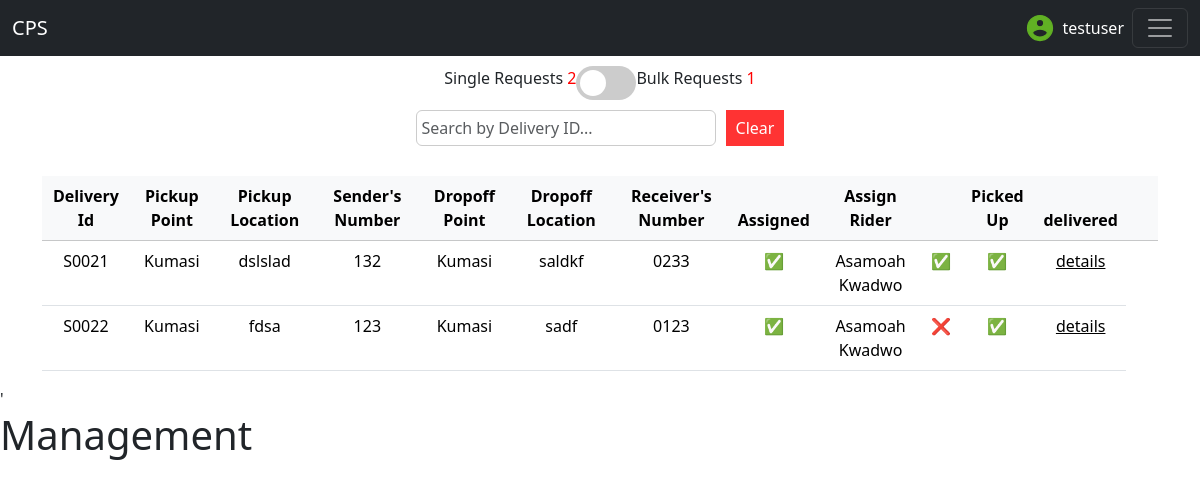
The page /pastRequests/ (signed in) on the database as committed earlier.
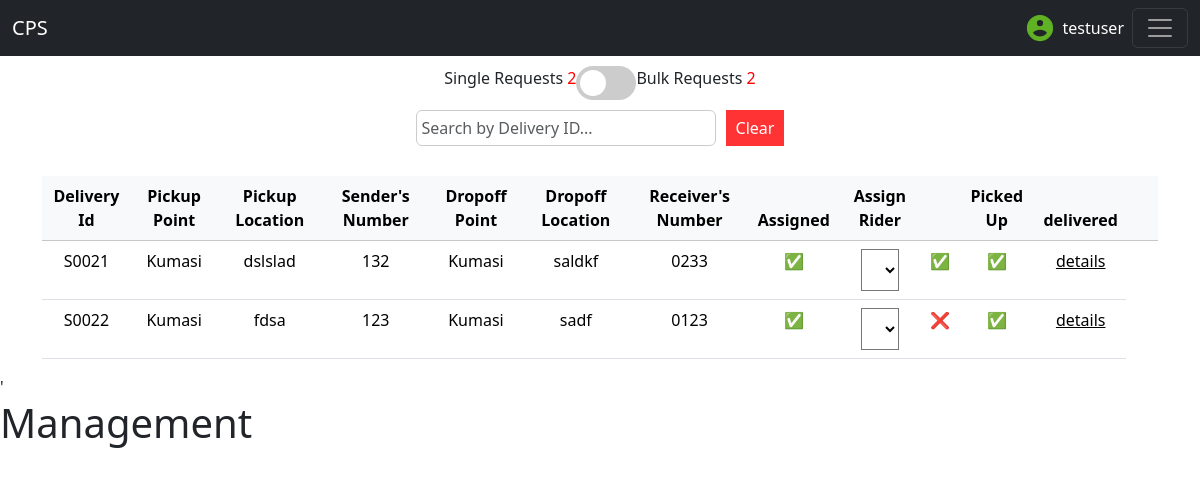
The same page on the database as committed later.
### delivery/models.py (models this page shows)
class DeliveryRequest(models.Model):
    class ProductChoices(models.TextChoices):
        FOOD = 'Food', 'Food'
        ITEM = 'item', 'item'
    class DeliveryLocations(models.TextChoices):
        KUMASI = 'Kumasi', 'Kumasi'
        ACCRA = 'Accra', 'Accra'
        SUNYANI = 'Sunyani', 'Sunyani'
        TAKORADI = 'Takoradi', 'Takoradi'
        KOFORIDUA = 'Koforidua', 'Koforidua'
        TECHIMAN = 'Techiman', 'Techiman'
        TAMALE = 'Tamale', 'Tamale'
    class PickupLocations(models.TextChoices):
        KUMASI = 'Kumasi', 'Kumasi'
    class DeliverySpeed(models.TextChoices):
        SAME = 'Same day delivery', 'Same day delivery'
        NEXT = 'Next day delivery', 'Next day delivery'
        EXPRESS = 'Express delivery', 'Express delivery'
    user = models.ForeignKey(User,on_delete=models.CASCADE,null=True,blank=True)
    unique_id = models.UUIDField(default=uuid.uuid4,editable=False,unique=True)
    orderQuantity = models.PositiveIntegerField()
    product = models.CharField(max_length=255,null=True,blank=True, choices=ProductChoices.choices,default=ProductChoices.ITEM)
    pickupNumber = models.PositiveIntegerField()
    deliveryPoint = models.CharField(max_length=10,choices=DeliveryLocations.choices,default=DeliveryLocations.KUMASI)
    dropoffLocation = models.CharField(max_length=255,null=True)
    dropoffNumber = models.PositiveIntegerField()
    dropoffName = models.CharField(max_length=255,null=True)
    pickupPoint = models.CharField(max_length=10, choices=PickupLocations.choices,default=PickupLocations.KUMASI)
    pickupLocation = models.CharField(max_length=255,null=True)
    deliverySpeed = models.CharField(max_length=17,choices=DeliverySpeed.choices,default=DeliverySpeed.SAME)
    additionalInfo = models.TextField(blank=True,null=True)
    delivered = models.BooleanField(default=False)
    assigned = models.BooleanField(default=False)
    enroute = models.BooleanField(default=False)
    pickedUp = models.BooleanField(default=False)
    date_created = models.DateTimeField(auto_now_add=True)
    rider = models.ForeignKey(Rider,on_delete=models.SET_DEFAULT,related_name='assignments',default=None,null=True,blank=True)
    restaurantOrder = models.OneToOneField(RestaurantOrder,default=None,null=True,blank=True,on_delete=models.CASCADE)
    deliveryFee = models.CharField(max_length=255,null=True,blank=True)
    date = models.CharField(max_length=255,default='sdfsadf',null=True)
    canceled = models.BooleanField(default=False)
    @property
    def id_curator(self):
        id_value = str(self.id)
        start = ''
        if len(id_value) < 4:
            for i in range(4-len(id_value)):
                start += '0'
            return 'S'+str(start+id_value)
        else:
            return 'S'+str(id_value)

class Rider(models.Model):
    unique_id = models.UUIDField(default=uuid.uuid4,editable=False,unique=True)
    name = models.CharField(max_length=255)
    phone = models.PositiveIntegerField()
    assigned = models.BooleanField(default=False)
    user = models.OneToOneField(User,on_delete=models.CASCADE,default=None,null=True,related_name='rider')
    def __str__(self):
        return f'{self.name}'

### adminConsole/views.py (the view)
# urls.py: path('pastRequests/',pastProcessedRequest,name='pastProcessedRequest'),
@login_required(login_url='/login/')
def pastProcessedRequest(request):
    DeliveryRequests = DeliveryRequest.objects.filter(delivered=True).order_by('id')
    BulkDeliveryRequests = BulkDeliveryRequest.objects.filter(delivered=True).order_by('id')
    print(DeliveryRequests)
    context ={
        'DeliveryRequests':DeliveryRequests,
        'BulkDeliveryRequests':BulkDeliveryRequests,
    }
    return render(request,'html/pastProcessedRequest.html',context)

### adminConsole/templatetags/adminConsole_extras.py (called while the page is built)
@register.filter
def split(arg1,arg2):
    return arg1[0:arg2]

### delivery/models.py (called while the page is built)
    @property
    def id_curator(self):
        id_value = str(self.id)
        start = ''
        if len(id_value) < 4:
            for i in range(4-len(id_value)):
                start += '0'
            return 'B'+str(start+id_value)
        else:
            return 'B'+str(id_value)

### adminConsole/templates/html/pastProcessedRequest.html (shortened to what the changed rows need)
{% load static %}
{% load adminConsole_extras %}
<!DOCTYPE html>
<html lang="en">
<head>
    <link href="https://cdn.jsdelivr.net/npm/bootstrap@5.3.3/dist/css/bootstrap.min.css" rel="stylesheet"
>
</head>
<body>
    <div class="container" style="display: flex; justify-content: center;">
        <div style="display: flex; justify-content: center; padding: 10px;">
            <span>Bulk Requests <span style="color: red;" id="bulkOrdersCount">{{BulkDeliveryRequests.count}}</span></span>
        </div>
    </div>
    <div class="table-responsive container" style="margin-top: 30px;" id="single">
        <table class="table">
            <thead class="table-light" style="text-align: center;">
                <th>Delivery Id</th>
                <th>Pickup Point</th>
                <th>Pickup Location</th>
                <th>Sender's Number</th>
                <th>Dropoff Point</th>
                <th>Dropoff Location</th>
                <th>Receiver's Number</th>
                <th>Assigned</th>
                <th>Assign Rider</th>
                <th></th>
                <th>Picked Up</th>
                <th>delivered</th>
                <th></th>
                <th></th>
            </thead>
            <tbody class="table"  style="text-align: center;" id="singleOrdersTableBody">
                {% for data in DeliveryRequests %}
                <form action="" method="POST">
                    <tr {% if data.canceled %} class="canceled" {% endif %}>
                        <td>{{data.id_curator}}</td>
                        <td>{{data.pickupPoint}}</td>
                        <td>{{data.pickupLocation}}</td>
                        <td>{{data.pickupNumber}}</td>
                        <td>{{data.deliveryPoint}}</td>
                        <td>{{data.dropoffLocation}}</td>
                        <td>0{{data.dropoffNumber}}</td>
                        <td>
                            {% if data.assigned == False %}
                            ❌
                            {% else %}
                            ✅
                            {% endif %}
                        </td>
                        <td>
                            {% if data.rider %}
                            {{data.rider}}
                            {% else %}
                            <select name="rider" id="">
                            </select>
                            {% endif %}
                        </td>
                        <td>
                            {% if data.pickedUp == False %}
                            ❌
                            {% else %}
                            ✅
                            {% endif %}
                        </td>
                        <td>
                            {% if data.delivered == False %}
                            ❌
                            {% else %}
                            ✅
                            {% endif %}
                        </td>
                        <td><a href="{% url 'managementUpdate' data.unique_id %}">details</a></td>
                </form>
                {% endfor %}
            </tbody>
        </table>
    </div>
</body>
<h1>Management</h1>
</html>

Rows that differ between the two databases and show on the page:
changed DeliveryRequest "dslslad": rider "Asamoah Kwadwo" → (not shown)
changed DeliveryRequest "fdsa": rider "Asamoah Kwadwo" → (not shown)
Other text that changed with them:
{{ BulkDeliveryRequests.count }}: "1" → "2"
